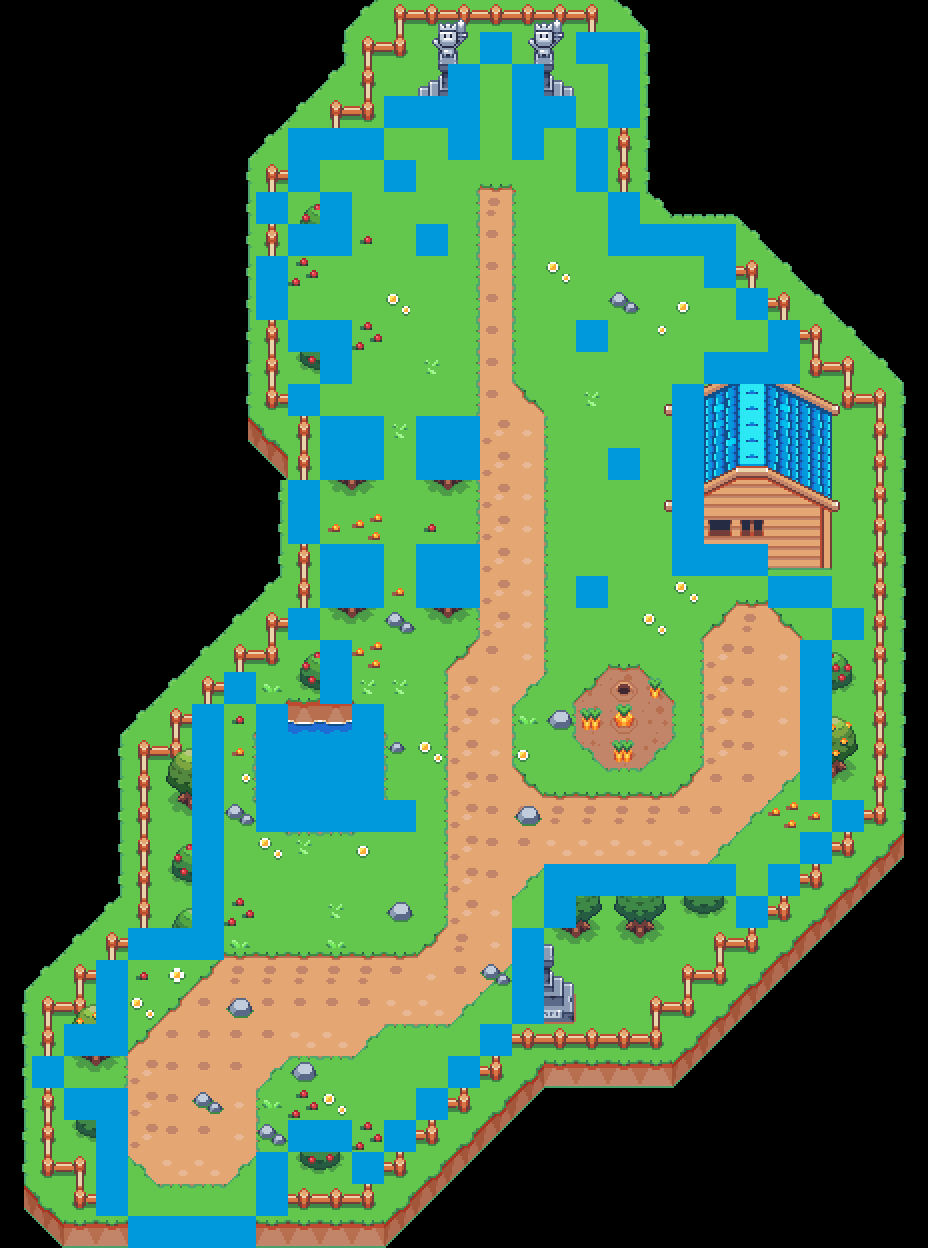

Rendered tile map (Tiled .tmx) drawn with the repository's tilesets; below, a short description and the map source with its tile grids summarised:
An orthogonal 29x39 tile map with 32x32 px tiles, 7 tile layers (Terrain, Path, Breeding Patch, Fences, ...).

<map version="1.5" tiledversion="1.5.0" orientation="orthogonal" renderorder="right-down" width="29" height="39" tilewidth="32" tileheight="32" infinite="0" nextlayerid="9" nextobjectid="1">
 <tileset firstgid="1" name="World" tilewidth="32" tileheight="32" tilecount="4096" columns="64">
  <image source="SunnysideWorld_Tileset_V0.1.png" width="2048" height="2048" />
 </tileset>
 <layer id="2" name="Terrain" width="29" height="39">
  <properties>
   <property name="drawable" type="int" value="1" />
   <property name="Collisions" type="int" value="0" />
  </properties>
  <data>[1131 cells, 815 non-empty, 27 distinct tile ids]</data>
 </layer>
 <layer id="3" name="Path" width="29" height="39">
  <properties>
   <property name="drawable" type="int" value="1" />
   <property name="Collisions" type="int" value="0" />
  </properties>
  <data>[1131 cells, 239 non-empty, 24 distinct tile ids]</data>
 </layer>
 <layer id="4" name="Breeding Patch" width="29" height="39">
  <properties>
   <property name="drawable" type="int" value="1" />
   <property name="Collisions" type="int" value="0" />
  </properties>
  <data>[1131 cells, 21 non-empty, 17 distinct tile ids]</data>
 </layer>
 <layer id="5" name="Fences" width="29" height="39">
  <properties>
   <property name="drawable" type="int" value="1" />
   <property name="Collisions" type="int" value="0" />
  </properties>
  <data>[1131 cells, 126 non-empty, 8 distinct tile ids]</data>
 </layer>
 <layer id="6" name="Foraging" width="29" height="39">
  <properties>
   <property name="drawable" type="int" value="1" />
   <property name="Collisions" type="int" value="0" />
  </properties>
  <data>[1131 cells, 155 non-empty, 45 distinct tile ids]</data>
 </layer>
 <layer id="7" name="Decoration" width="29" height="39">
  <properties>
   <property name="drawable" type="int" value="1" />
   <property name="Collisions" type="int" value="0" />
  </properties>
  <data>[1131 cells, 118 non-empty, 101 distinct tile ids]</data>
 </layer>
 <layer id="8" name="Collisions" width="29" height="39">
  <properties>
   <property name="Collisions" type="int" value="1" />
   <property name="drawable" type="int" value="0" />
  </properties>
  <data>[1131 cells, 142 non-empty, 1 distinct tile ids]</data>
 </layer>
</map>
